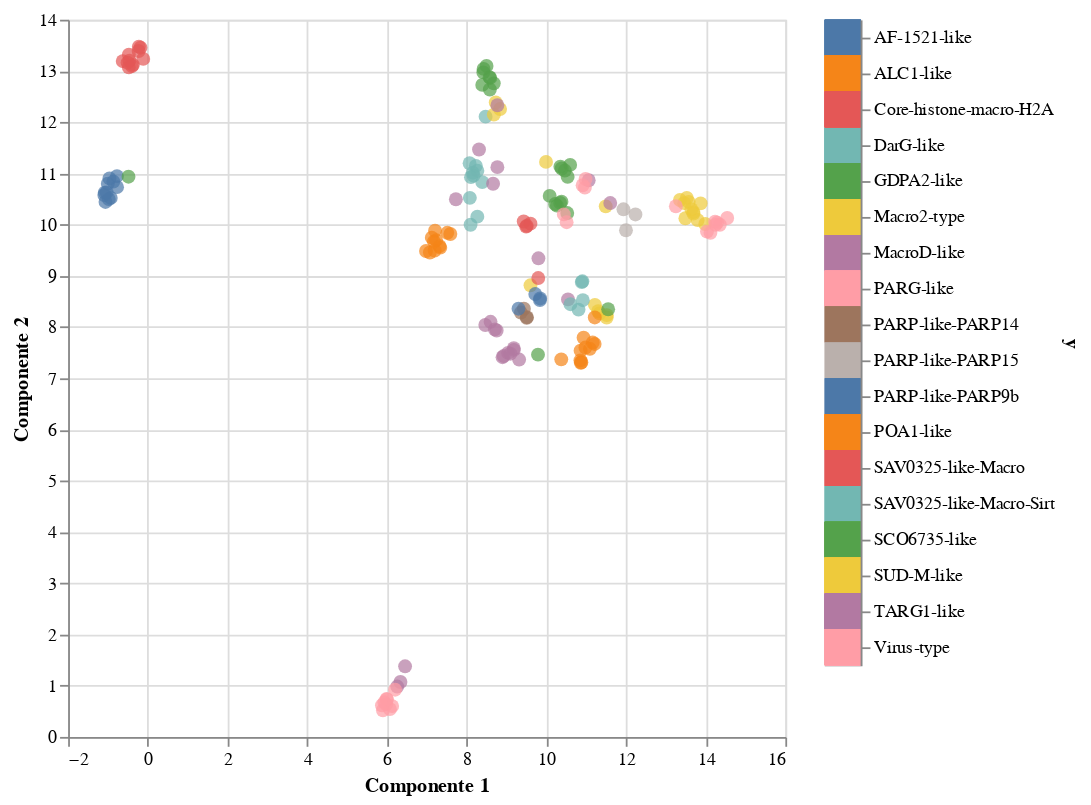

Notebook code cell kept with this figure:
### Code cell
plot_multidimensional(df_tf, df["Tipo de Macro"], method="umap")

### Figure 1 — Vega-Lite specification as saved in the notebook (floating-point values rounded to 4 significant figures; data arrays with more than 128 entries replaced by an {"elided": "..."} marker saying what was removed)
{"config": {"view": {"continuousWidth": 400, "continuousHeight": 300}}, "hconcat": [{"mark": {"type": "circle", "size": 60}, "encoding": {"color": {"condition": {"type": "nominal", "field": "y", "legend": null, "selection": "selector041"}, "value": "lightgray"}, "tooltip": {"type": "nominal", "field": "y"}, "x": {"type": "quantitative", "field": "Componente 1"}, "y": {"type": "quantitative", "field": "Componente 2"}}, "height": 400, "selection": {"selector041": {"type": "multi", "fields": ["y"]}, "selector042": {"type": "interval", "bind": "scales", "encodings": ["x", "y"]}}, "width": 400}, {"mark": "rect", "encoding": {"color": {"condition": {"type": "nominal", "field": "y", "legend": null, "selection": "selector041"}, "value": "lightgray"}, "y": {"type": "nominal", "axis": {"orient": "right"}, "field": "y"}}, "selection": {"selector041": {"type": "multi", "fields": ["y"]}}}], "data": {"name": "data-f9ac671d8c83bd3af1ce0a992492fb71"}, "$schema": "https://vega.github.io/schema/vega-lite/v4.8.1.json", "datasets": {"data-f9ac671d8c83bd3af1ce0a992492fb71": {"elided": "165 records"}}}
